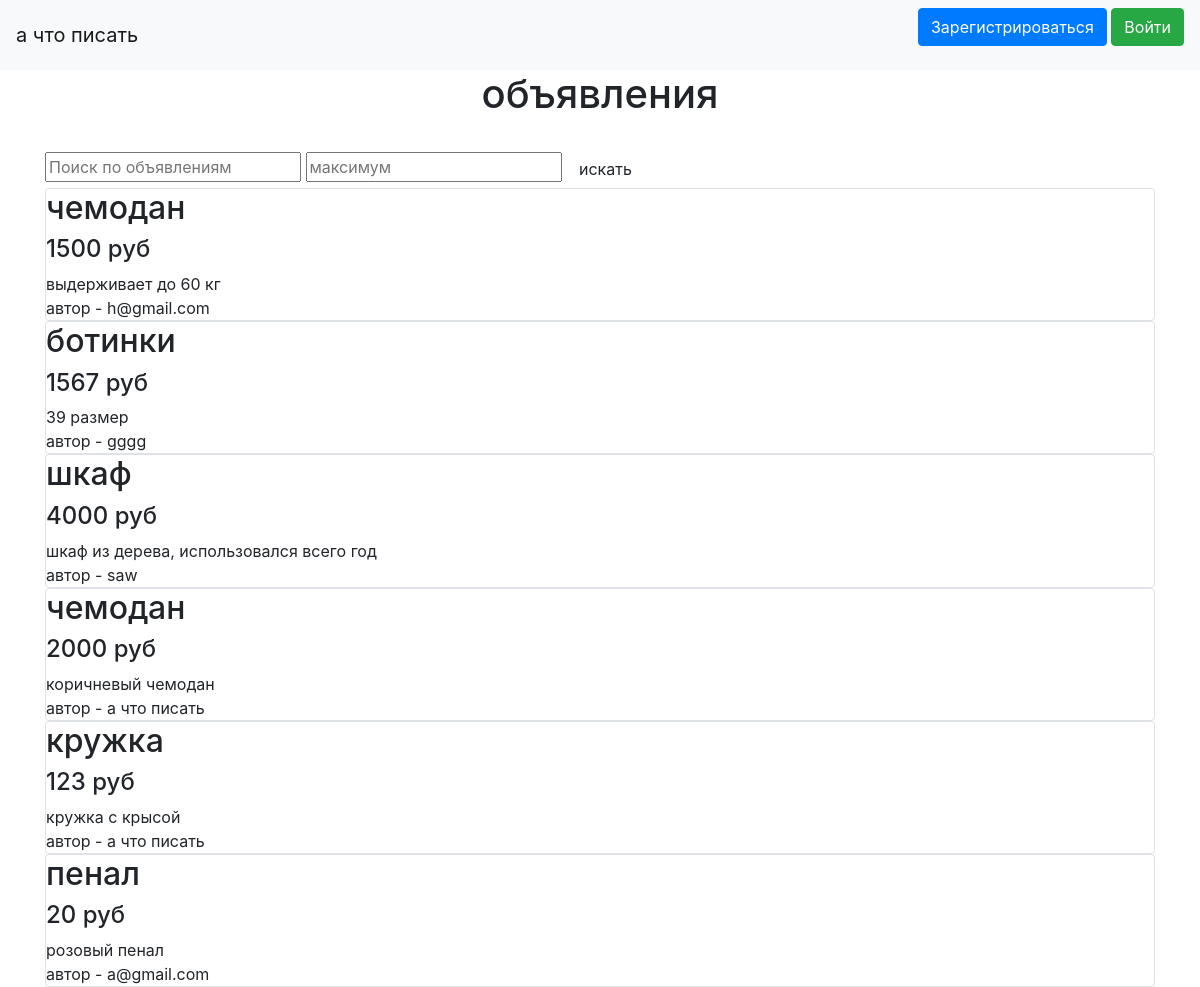
The page / on the database its author committed.
### data/news.py (models this page shows)
class News(SqlAlchemyBase):
    __tablename__ = 'news'
    id = sqlalchemy.Column(sqlalchemy.Integer, primary_key=True, autoincrement=True)
    title = sqlalchemy.Column(sqlalchemy.String, nullable=True)
    content = sqlalchemy.Column(sqlalchemy.String, nullable=True)
    created_date = sqlalchemy.Column(sqlalchemy.DateTime, default=datetime.datetime.now)
    price = sqlalchemy.Column(sqlalchemy.Integer)
    user_id = sqlalchemy.Column(sqlalchemy.Integer, sqlalchemy.ForeignKey("users.id"))
    user = orm.relation('User')
    categories = orm.relation("Category", secondary="association", backref="news")

### data/users.py (models this page shows, shortened)
class User(SqlAlchemyBase, UserMixin):
    __tablename__ = 'users'
    id = sqlalchemy.Column(sqlalchemy.Integer, primary_key=True, autoincrement=True)
    name = sqlalchemy.Column(sqlalchemy.String, nullable=True)
    email = sqlalchemy.Column(sqlalchemy.String, index=True, unique=True, nullable=True)
    hashed_password = sqlalchemy.Column(sqlalchemy.String, nullable=True)
    created_date = sqlalchemy.Column(sqlalchemy.DateTime, default=datetime.datetime.now)
    liked_news = sqlalchemy.Column(sqlalchemy.String, default='111')
    number = sqlalchemy.Column(sqlalchemy.String)
    know_num = sqlalchemy.Column(sqlalchemy.String, default='111')
    news = orm.relation("News", back_populates='user')

### main.py (the view)
@app.route("/", methods=['GET', 'POST'])
def index():
    db_sess = db_session.create_session()
    news = db_sess.query(News)
    if request.method == 'POST':
        find = request.form.get('find1')
        max_price = request.form.get('max')
        print(find)
        news_need = list()
        for n in news:
            if find in n.title:
                if n.price <= int(max_price):
                    print(n.title)
                    news_need.append(n.id)
        print(news_need)
    else:
        news_need = [n.id for n in news]
    return render_template("index.html", news=news, news_need=news_need)

### data/db_session.py (called while the page is built)
def create_session() -> Session:
    global __factory
    return __factory()

### templates/index.html (shortened to what this page needs)
{% extends "base.html" %}
{% block content %}
<h1 align="center">объявления </h1>
<br>
<form method="post">
    <input type="text" name="find1" autocomplete="off" placeholder="Поиск по объявлениям" required>
    <input type="number" name="max" autocomplete="off" placeholder="максимум" required>
    <input class="btn" type="submit" name="submit" value="искать">
</form>
{% for item in news %}
    {% if item.id in news_need %}
        <div class="col-md6 border rounded">
            <h2>{{ item.title }}</h2>
            <h4>{{ item.price }} руб</h4>
            <div>
                {{ item.content }}
            </div>
            <div>
                автор - {{ item.user.name }}
            </div>
        </div>
    {% endif %}
{% endfor %}
{% endblock %}

### templates/base.html (shortened to what this page needs)
<!doctype html>
<html lang="en">
<head>
    <link rel="stylesheet"
          href="https://stackpath.bootstrapcdn.com/bootstrap/4.4.1/css/bootstrap.min.css"
>
    <link href="https://unpkg.com/aos@2.3.1/dist/aos.css" rel="stylesheet">
</head>
<body>
<header>
    <nav class="navbar navbar-light bg-light">
        <a class="navbar-brand" href="#">а что писать</a>
        {% if current_user.is_authenticated %}
            <a class="navbar-brand" href="/logout">{{ current_user.name }}</a>
        {% else %}
            <p>
                <a class="btn btn-primary " href="/register">Зарегистрироваться</a>
                <a class="btn btn-success" href="/login">Войти</a>
            </p>
        {% endif %}
    </nav>
</header>
<main role="main" class="container">
    {% block content %}{% endblock %}
</main>
</body>
</html>

### rows shown on the page
News: title "чемодан", price "1500", content "выдерживает до 60 кг", user.name "h@gmail.com"
News: title "ботинки", price "1567", content "39 размер", user.name "gggg"
News: title "шкаф", price "4000", content "шкаф из дерева, использовался всего год", user.name "saw"
News: title "чемодан", price "2000", content "коричневый чемодан", user.name "а что писать"
News: title "кружка", price "123", content "кружка с крысой", user.name "а что писать"
News: title "пенал", price "20", content "розовый пенал", user.name "a@gmail.com"
